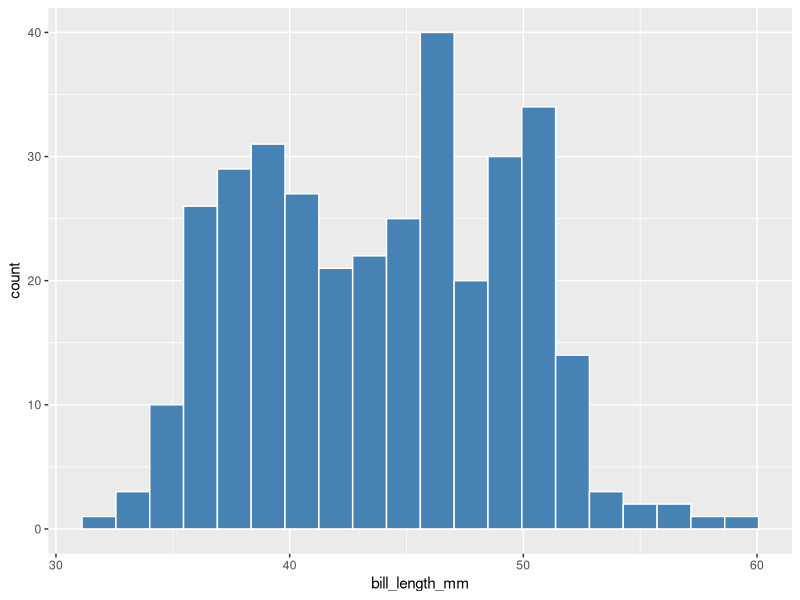
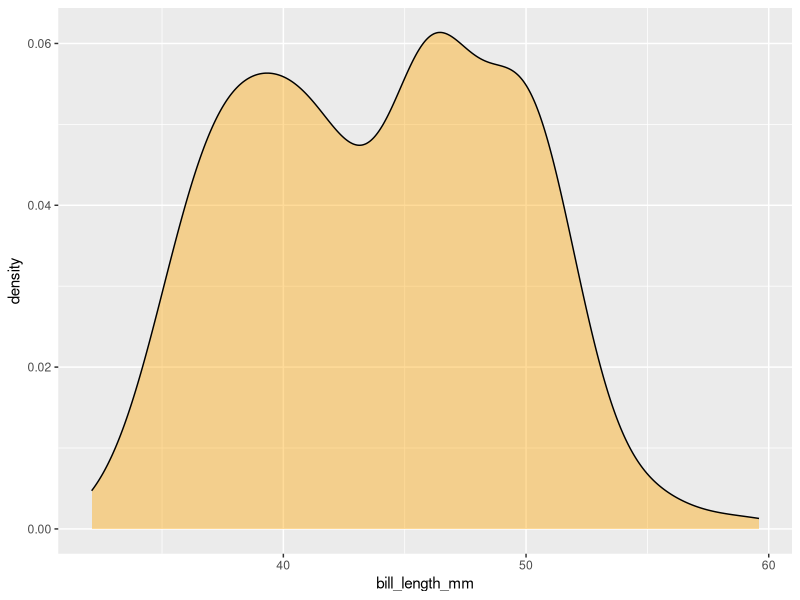
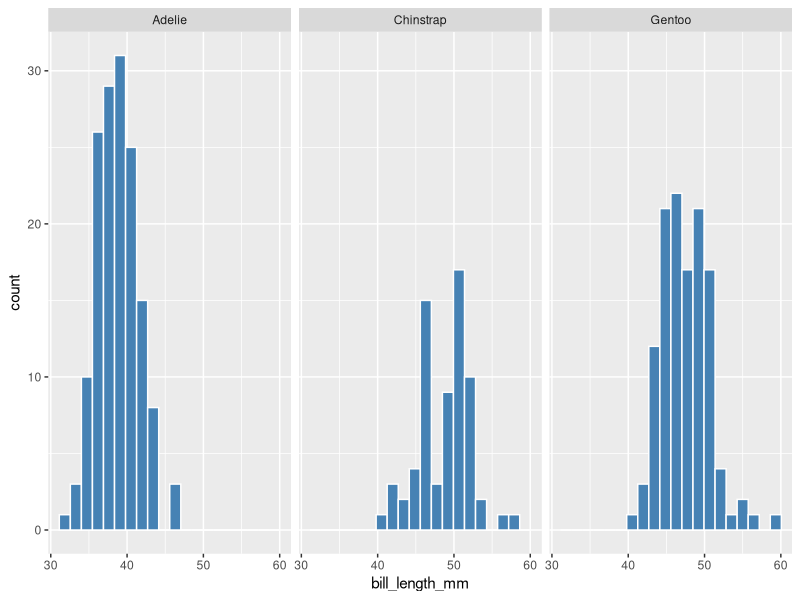
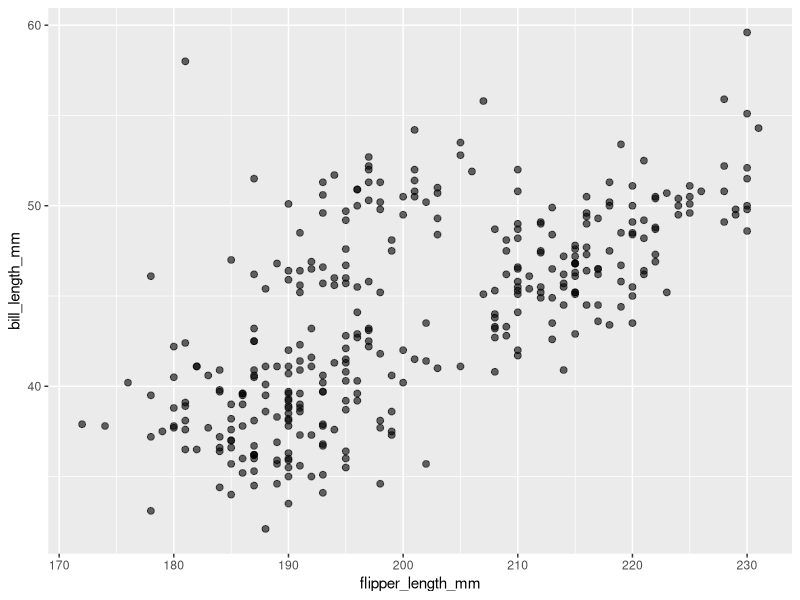
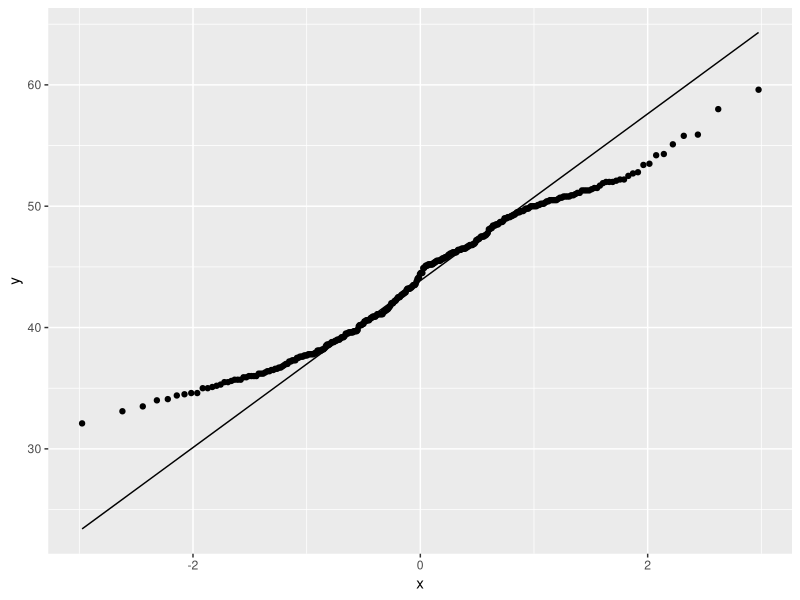

Write R code to recreate these figures, in order.
## ---- chunk 1
knitr::opts_chunk$set(echo = TRUE)
## ---- chunk 2
# install.packages("tidyverse")
# install.packages("palmerpenguins")
## ---- chunk 3
library(tidyverse)
library(palmerpenguins)
## ---- chunk 4
ggplot(penguins, aes(x = bill_length_mm)) +
  geom_histogram(bins = 20, fill = "steelblue", colour = "white")
## ---- chunk 5
ggplot(penguins, aes(x = bill_length_mm)) +
  geom_density(fill = "orange", alpha = 0.4)
## ---- chunk 6
ggplot(penguins, aes(x = bill_length_mm)) +
  geom_histogram(bins = 20, fill = "steelblue", colour = "white") +
  facet_wrap(~species)
## ---- chunk 7
ggplot(penguins, aes(x = flipper_length_mm, y = bill_length_mm)) +
  geom_point(alpha = 0.6, size = 2)
## ---- chunk 8
ggplot(penguins, aes(sample = bill_length_mm)) +
  geom_qq() +
  geom_qq_line()
